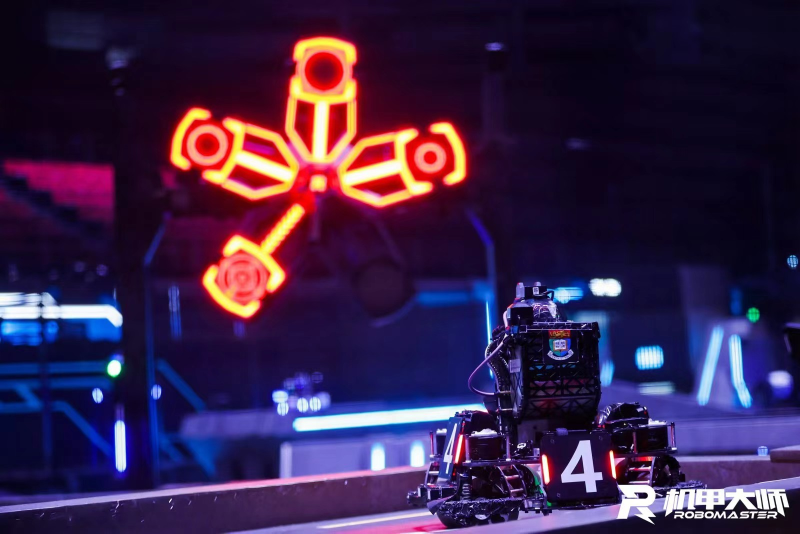
#> input picture cvtut/picture2.jpg, 1600 x 1067 px (shown at 1/2 size)
$ jupyter execute picture2.ipynb
#> lines starting #> are read from the running program, lines starting #| are printed output that depends on the picture; after the words box and inside, x2 and y2 are one past the last pixel; in counts of white or black regions, pixels touching at a corner belong together
[cell 1]
import os
import cv2 as cv
import matplotlib.pyplot as plt
import numpy as np

[cell 2]
def showImageOnNotebook(title, image):
    plt.imshow(cv.cvtColor(image, cv.COLOR_BGR2RGB))
    plt.title(title)
    plt.axis('off')
    plt.show()

[cell 3]
# Load the image
script_dir = os.getcwd()
image_path = os.path.join(script_dir, "picture2.jpg")  # Replace with your image path
image = cv.imread(image_path)
#> image is the input picture: shape (1067, 1600, 3); mean B, G, R 73.3, 36, 57.4
showImageOnNotebook("original_image", image)

Method 1:

[cell 4]
# Convert the image to HSV color space
gray_image = cv.cvtColor(image, cv.COLOR_BGR2GRAY)
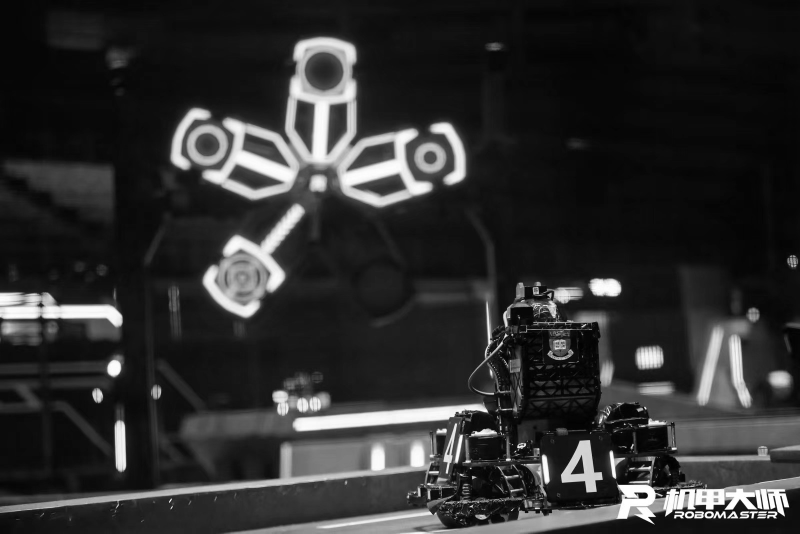
#> gray_image: shape (1067, 1600) (shown at 1/2 size); min 0, max 255, mean 46.7
showImageOnNotebook("gray_image", gray_image)

[cell 5]
ret, target_image = cv.threshold(gray_image, 215, 255, cv.THRESH_BINARY)
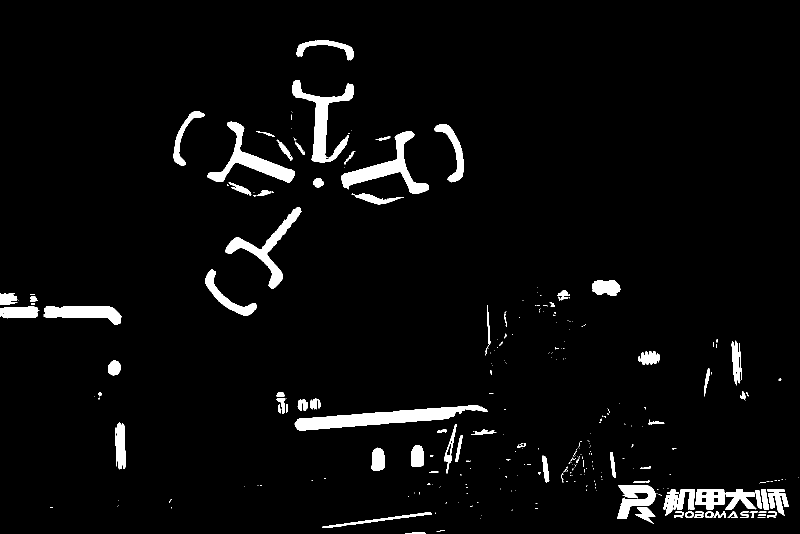
#> target_image: shape (1067, 1600) (shown at 1/2 size); 4.1% white; 324 white regions (232 under 20 px), largest, box (x1, y1, x2, y2) and area: (589, 810, 975, 861) 8061, (584, 160, 707, 325) 5633, (683, 262, 858, 388) 5605
showImageOnNotebook("target_image", target_image)

Method 2:

[cell 6]
# Convert the image to HSV color space
hsv_image = cv.cvtColor(image, cv.COLOR_BGR2HSV)
#> hsv_image: shape (1067, 1600, 3); mean H, S, V 125.8, 194.5, 88.3

# Define the thresholds for gold/yellow color
lower_yellow = np.array([20, 100, 100])  # Lower bound for yellow
upper_yellow = np.array([30, 255, 255])   # Upper bound for yellow

# Create a mask for the yellow color
mask_yellow = cv.inRange(hsv_image, lower_yellow, upper_yellow)
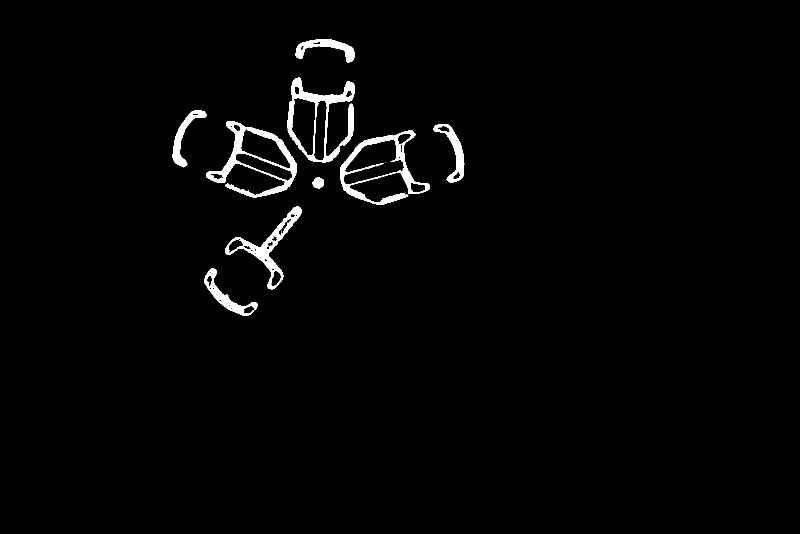
#> mask_yellow: shape (1067, 1600) (shown at 1/2 size); 1.8% white; 14 white regions (5 under 20 px), largest, box (x1, y1, x2, y2) and area: (412, 242, 594, 395) 5986, (574, 155, 710, 325) 5860, (680, 261, 859, 409) 5417
showImageOnNotebook("mask_yellow", mask_yellow)
